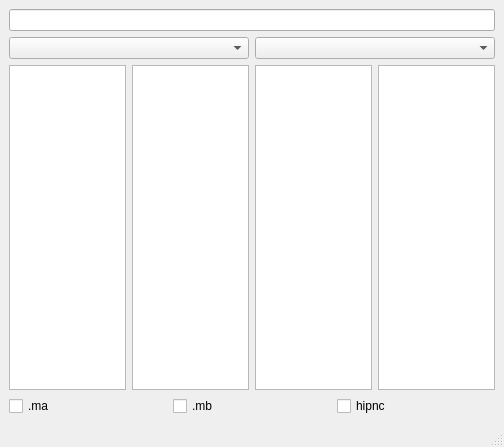
<?xml version="1.0" encoding="UTF-8"?>
<ui version="4.0">
 <class>MainWindow</class>
 <widget class="QMainWindow" name="MainWindow">
  <property name="geometry">
   <rect>
    <x>0</x>
    <y>0</y>
    <width>504</width>
    <height>447</height>
   </rect>
  </property>
  <property name="windowTitle">
   <string>MainWindow</string>
  </property>
  <widget class="QWidget" name="centralwidget">
   <layout class="QGridLayout" name="gridLayout">
    <item row="0" column="0">
     <widget class="QLineEdit" name="le_demo"/>
    </item>
    <item row="1" column="0">
     <layout class="QHBoxLayout" name="horizontalLayout">
      <item>
       <widget class="QComboBox" name="cb_projects"/>
      </item>
      <item>
       <widget class="QComboBox" name="cb_types"/>
      </item>
     </layout>
    </item>
    <item row="2" column="0">
     <layout class="QHBoxLayout" name="l_listwidgets">
      <item>
       <widget class="QListWidget" name="lv_scene"/>
      </item>
      <item>
       <widget class="QListWidget" name="listWidget"/>
      </item>
      <item>
       <widget class="QListWidget" name="listWidget_2"/>
      </item>
      <item>
       <widget class="QListWidget" name="listWidget_3"/>
      </item>
     </layout>
    </item>
    <item row="3" column="0">
     <layout class="QHBoxLayout" name="l_checkbox">
      <item>
       <widget class="QCheckBox" name="cb_ma">
        <property name="text">
         <string>.ma</string>
        </property>
       </widget>
      </item>
      <item>
       <widget class="QCheckBox" name="cb_mb">
        <property name="text">
         <string>.mb</string>
        </property>
       </widget>
      </item>
      <item>
       <widget class="QCheckBox" name="cb_houdini">
        <property name="text">
         <string>hipnc</string>
        </property>
       </widget>
      </item>
     </layout>
    </item>
    <item row="4" column="0">
     <layout class="QHBoxLayout" name="l_button"/>
    </item>
   </layout>
  </widget>
  <widget class="QMenuBar" name="menubar">
   <property name="geometry">
    <rect>
     <x>0</x>
     <y>0</y>
     <width>504</width>
     <height>21</height>
    </rect>
   </property>
  </widget>
  <widget class="QStatusBar" name="statusbar"/>
 </widget>
 <resources/>
 <connections/>
</ui>
